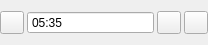
<?xml version="1.0" encoding="UTF-8"?>
<ui version="4.0">
 <class>SprintWidget</class>
 <widget class="QWidget" name="SprintWidget">
  <property name="geometry">
   <rect>
    <x>0</x>
    <y>0</y>
    <width>208</width>
    <height>45</height>
   </rect>
  </property>
  <property name="sizePolicy">
   <sizepolicy hsizetype="Maximum" vsizetype="Maximum">
    <horstretch>0</horstretch>
    <verstretch>0</verstretch>
   </sizepolicy>
  </property>
  <property name="windowTitle">
   <string>Form</string>
  </property>
  <layout class="QHBoxLayout" name="horizontalLayout">
   <property name="spacing">
    <number>3</number>
   </property>
   <property name="leftMargin">
    <number>0</number>
   </property>
   <property name="topMargin">
    <number>0</number>
   </property>
   <property name="rightMargin">
    <number>0</number>
   </property>
   <property name="bottomMargin">
    <number>0</number>
   </property>
   <item>
    <widget class="QToolButton" name="btnTimer">
     <property name="cursor">
      <cursorShape>PointingHandCursor</cursorShape>
     </property>
     <property name="focusPolicy">
      <enum>Qt::ClickFocus</enum>
     </property>
     <property name="text">
      <string/>
     </property>
     <property name="popupMode">
      <enum>QToolButton::InstantPopup</enum>
     </property>
    </widget>
   </item>
   <item>
    <widget class="QTimeEdit" name="time">
     <property name="focusPolicy">
      <enum>Qt::ClickFocus</enum>
     </property>
     <property name="wrapping">
      <bool>false</bool>
     </property>
     <property name="readOnly">
      <bool>true</bool>
     </property>
     <property name="buttonSymbols">
      <enum>QAbstractSpinBox::NoButtons</enum>
     </property>
     <property name="showGroupSeparator" stdset="0">
      <bool>false</bool>
     </property>
     <property name="dateTime">
      <datetime>
       <hour>0</hour>
       <minute>5</minute>
       <second>35</second>
       <year>2000</year>
       <month>1</month>
       <day>1</day>
      </datetime>
     </property>
     <property name="currentSection">
      <enum>QDateTimeEdit::MinuteSection</enum>
     </property>
     <property name="displayFormat">
      <string>mm:ss</string>
     </property>
    </widget>
   </item>
   <item>
    <widget class="QToolButton" name="btnPause">
     <property name="cursor">
      <cursorShape>PointingHandCursor</cursorShape>
     </property>
     <property name="focusPolicy">
      <enum>Qt::ClickFocus</enum>
     </property>
     <property name="text">
      <string/>
     </property>
     <property name="checkable">
      <bool>true</bool>
     </property>
    </widget>
   </item>
   <item>
    <widget class="QToolButton" name="btnReset">
     <property name="cursor">
      <cursorShape>PointingHandCursor</cursorShape>
     </property>
     <property name="focusPolicy">
      <enum>Qt::ClickFocus</enum>
     </property>
     <property name="text">
      <string/>
     </property>
    </widget>
   </item>
  </layout>
 </widget>
 <resources/>
 <connections/>
</ui>
